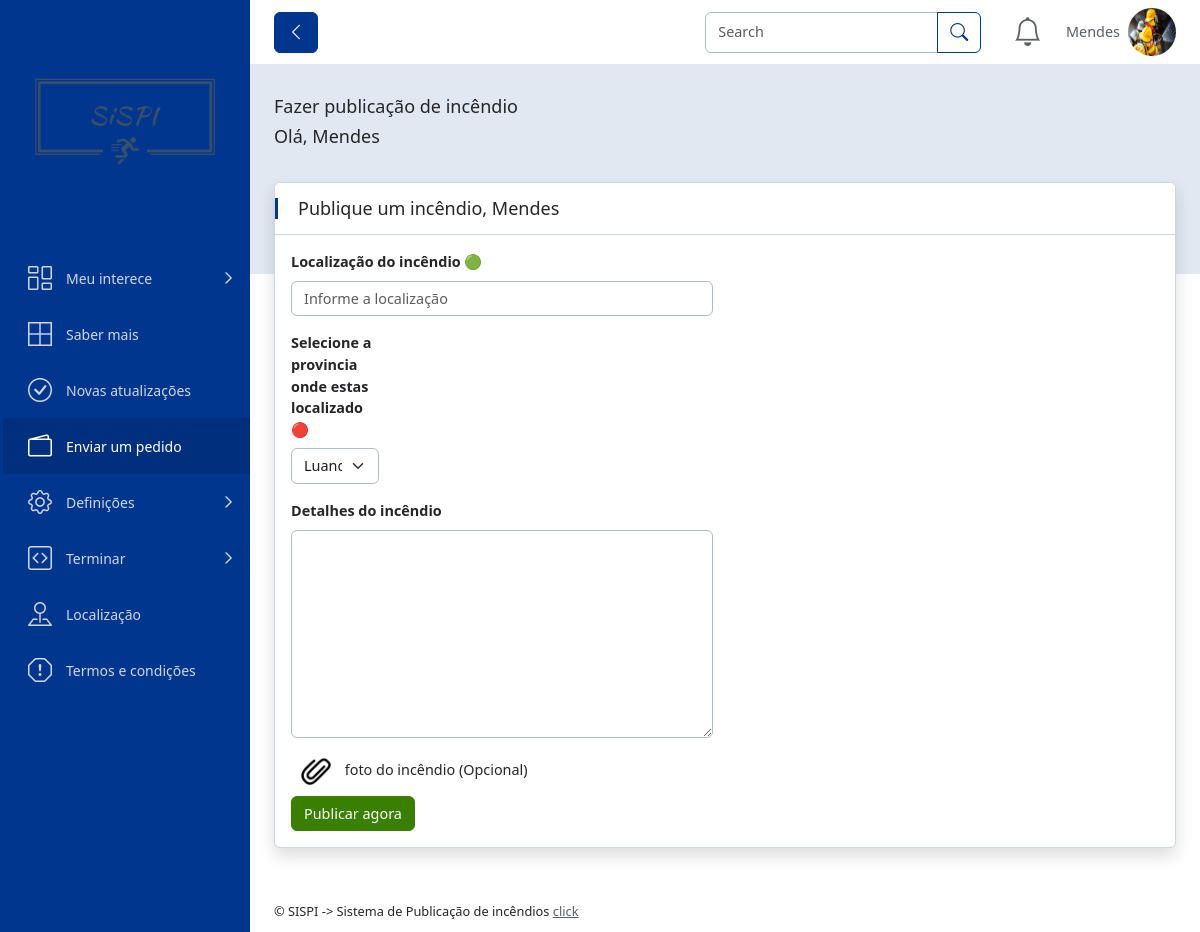
Page /sisai/area_publica.php (signed in) on the committed database.
### tables this page shows
CREATE TABLE `usuarios` (
  `id` int(11) NOT NULL,
  `username` varchar(50) NOT NULL,
  `password` varchar(255) NOT NULL,
  `email` varchar(100) NOT NULL,
  `photo` varchar(255) DEFAULT 'default.jpg'
);

### sisai/top.php (the view, shortened to what this page needs)
<?php
 $conn = new mysqli("localhost", "root", "", "publicacao");
?>
    <div class="app-header d-flex align-items-center">
<div class="d-flex">
    <button class="btn btn-primary me-2 pin-sidebar" id="pin-sidebar">
        <i class="bi bi-chevron-left fs-5"></i>
    </button>
</div>
<div class="header-actions">
    <div class="d-lg-block d-none me-2">
        <div class="input-group">
            <input type="text" class="form-control" placeholder="Search" />
            <button class="btn btn-outline-primary" type="button">
                <i class="bi bi-search fs-5"></i>
            </button>
        </div>
    </div>
<div class="dropdown ms-3">
    <a class="dropdown-toggle d-flex p-2 py-3" href="#!" role="button" data-bs-toggle="dropdown" aria-expanded="false">
        <i class="bi bi-bell fs-2 lh-1"></i>
    </a>
        <?php
        $user_id = $_SESSION['id'];
        ?>
</div>
    <div class="dropdown ms-3">
        <?php
         $user_sql = "SELECT username, photo FROM usuarios WHERE id = $user_id";
         $user_result = $conn->query($user_sql);
         $user_row = $user_result->fetch_assoc();
        ?>
        <a id="userSettings" class="dropdown-toggle d-flex py-2 align-items-center text-decoration-none"
            href="#!" role="button" data-bs-toggle="dropdown" aria-expanded="false">
            <?php
            echo '<span class="d-none d-md-block me-2">'. $user_row["username"]. '</span>';
           echo ' <img src="upload/' . $user_row["photo"] . '" class="rounded-circle img-3x" alt="Bootstrap Gallery" />';
            ?>
        </a>
    </div>
</div>
</div>

### sisai/area_publica.php (shortened to what this page needs)
<!DOCTYPE html>
<html lang="en">
	<head>
		<link rel="stylesheet" href="assets/fonts/bootstrap/bootstrap-icons.css" />
		<link rel="stylesheet" href="assets/css/main.min.css" />
		<link rel="stylesheet" href="assets/vendor/overlay-scroll/OverlayScrollbars.min.css" />
	</head>
	<body>
		<div class="page-wrapper">
			<div class="main-container">
				<nav id="sidebar" class="sidebar-wrapper">
					<div class="app-brand px-3 py-3 d-flex align-items-center">
						<a href="index.html">
							<img src="../image/icones/icones2/logo_transparent.png" width="100%"  alt="Sistema de Publicação de incêndios" />
						</a>
					</div>
					<div class="sidebarMenuScroll">
						<ul class="sidebar-menu">
							<li class="treeview">
								<a href="#!">
									<i class="bi bi-columns-gap"></i>
									<span class="menu-text">Meu interece</span>
								</a>
							</li>
							<li>
								<a href="#">
									<i class="bi bi-border-all"></i>
									<span class="menu-text">Saber mais</span>
								</a>
							</li>
							<li>
								<a href="subscribers.html">
									<i class="bi bi-check-circle"></i>
									<span class="menu-text">Novas atualizações</span>
								</a>
							</li>
							<li class="active current-page">
								<a href="contacts.html">
									<i class="bi bi-wallet2"></i>
									<span class="menu-text">Enviar um pedido</span>
								</a>
							</li>
							<li class="treeview">
								<a href="#!">
									<i class="bi bi-gear"></i>
									<span class="menu-text">Definições</span>
								</a>
							</li>
							<li class="treeview">
								<a href="#!">
									<i class="bi bi-code-square"></i>
									<span class="menu-text">Terminar</span>
								</a>
							</li>
							<li>
								<a href="maps.html">
									<i class="bi bi-pin-map"></i>
									<span class="menu-text">Localização</span>
								</a>
							</li>
							<li>
								<a href="maintenance.html">
									<i class="bi bi-exclamation-octagon"></i>
									<span class="menu-text">Termos e condições</span>
								</a>
							</li>
						</ul>
					</div>
				</nav>
				<div class="app-container">
				<?php  include('top.php');?>
                    <div class="app-hero-header">
						<h5 class="fw-light">Fazer publicação de incêndio</h5>
						<h5 class="fw-light">Olá,  <?php echo $user_row['username']?> </h5>
					</div>
		<div class="app-body">
			<div class="row">
				<div class="col-xl-12">
					<div class="card shadow mb-4">
								<div class="card-header">
									<h5 class="card-title">Publique um incêndio,  <?php echo $user_row['username']?></h5>
								</div>
								<div class="card-body">
			<form method="post" action="<?php echo htmlspecialchars($_SERVER["PHP_SELF"]); ?>" enctype="multipart/form-data">
                <div class="create-invoice-wrapper">
                <div class="row">
                 <div class="col-sm-6 col-12">
                 <div class="row">
                    <div class="col-sm-12 col-12">
                 <div class="mb-3">
                 <label for="customerName" class="form-label">Localização do incêndio 🟢</label>
                      <input type="text" require maxlength="80" name="location" id="customerName" class="form-control" require  placeholder="Informe a localização" />
                  </div>
                  </div>
             <div class="col-lg-3 col-sm-4 col-12">
                  <div class="mb-3">
               <label class="form-label">Selecione a provincia onde estas localizado 🔴</label>
                   <select class="form-select" require name="cidade">
                 <option value="Luanda">Luanda</option>
                    </select>
               </div>
          </div>
               <div class="col-sm-12 col-12">
                  <div class="mb-2">
               <label for="msgCustomer" class="form-label">Detalhes do incêndio</label>
                <textarea rows="9" require maxlength="200" name="detalhes" id="msgCustomer" class="form-control"></textarea>
             </div>
            </div>
            <label for="foto">
                <img src="../image/clip.png" class="upload_image" width="30px" alt="">
                <span>foto do incêndio (Opcional)</span>
            </label>
             </div>
                 </div>
                 </div>
                </div>
                 <input type="submit" class="btn btn-success"  value="Publicar agora">
              </form>
				</div>
					</div>
							</div>
						</div>
            </div>
<div class="app-footer">
    <span>© SISPI -> Sistema de Publicação de incêndios</span>
    <a href="envia.php">click</a>
					</div>
				</div>
			</div>
		</div>
	</body>
</html>

### sisai/area_publica.php (style rules this page uses)
.upload_image { margin: 10px; cursor: pointer; }

### rows in the picture
usuarios: username "Mendes", photo (picture)
